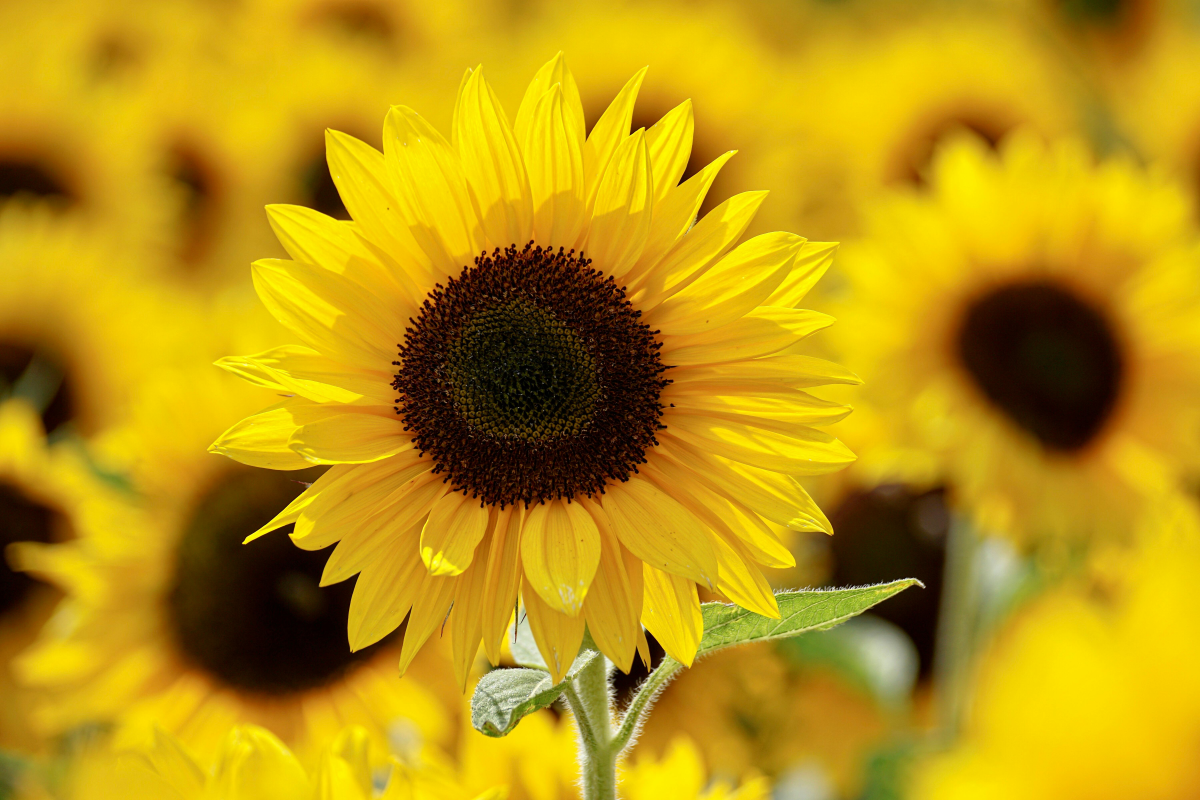
#> input picture Resources/sunflower.jpg, 6000 x 4000 px, found by its file name (shown at 1/5 size)
$ python Task2.py
#> lines starting #> are read from the running program, lines starting #| are printed output that depends on the picture
from PIL import Image

def color_to_black(pic_path):

#> called with pic_path = 'Resources\\sunflower.jpg'
    pic = Image.open(pic_path)
#> pic is the input picture: PIL image 6000x4000 RGB; mean R, G, B 186.8, 148.5, 14

    pixelAccessObj = pic.load()
    w, h = pic.size
#> w = 6000; h = 4000

    for i in range(w):
        for j in range(h):
            R, G, B = pixelAccessObj[i, j]

            L = int(R * (299/1000) + G * (587/1000) + B * (114/1000))

            pixelAccessObj[i, j] = (L, L, L)

    pic.show()
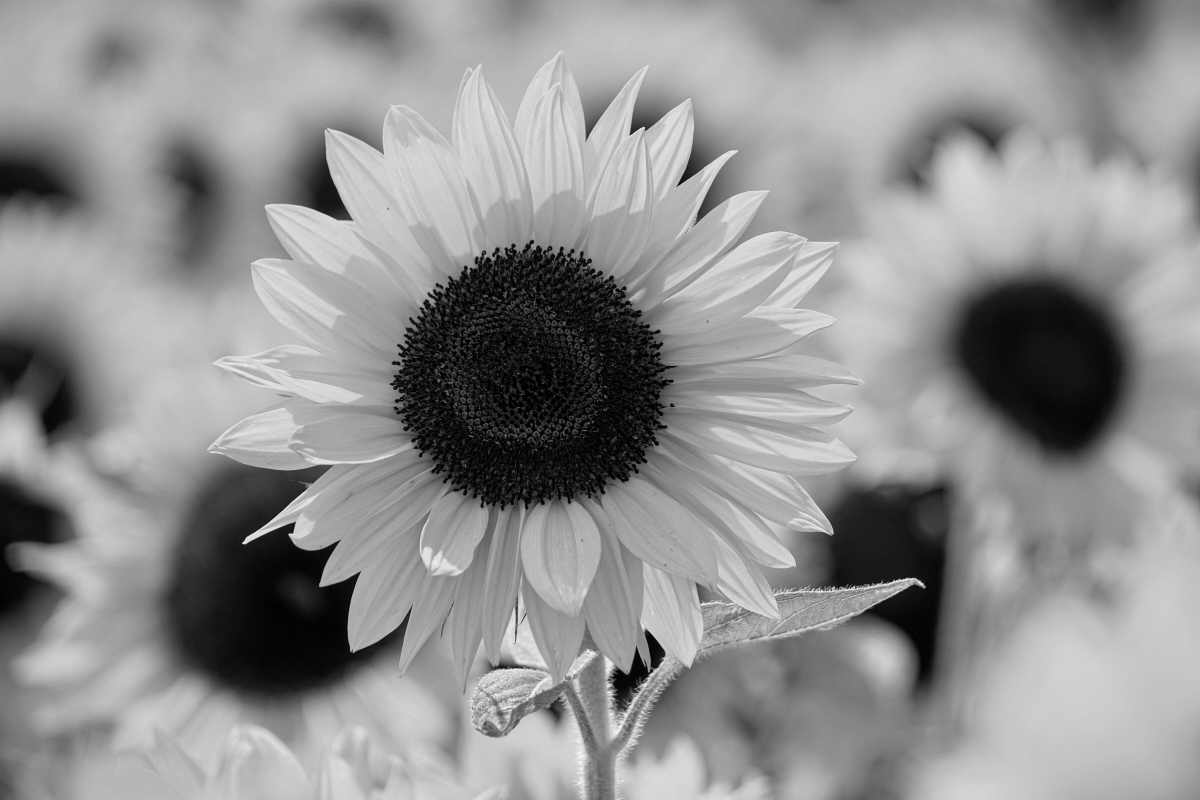
#> shown: PIL image 6000x4000 RGB (shown at 1/5 size); min 0, max 255, mean 144.1


color_to_black(r"Resources\sunflower.jpg")
